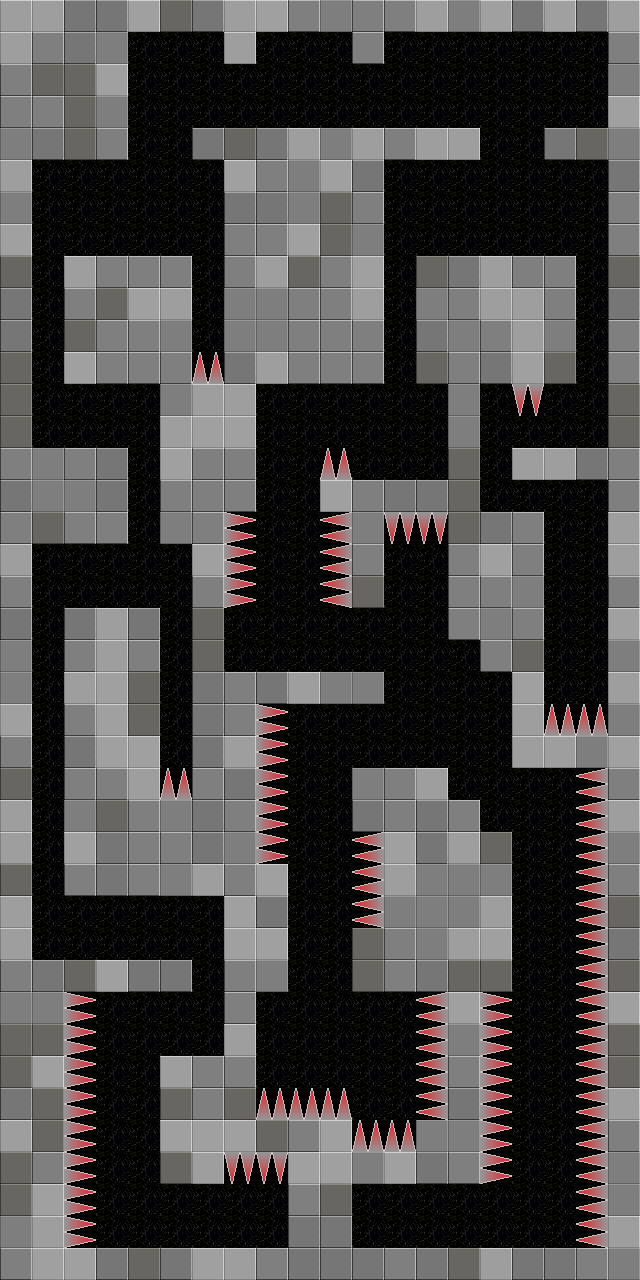

This is a level from a 2D game, rendered from its Tiled map with the project's own tilesets. A one-line summary and the map file follow, with tile-layer data summarised:
An orthogonal 20x40 tile map with 32x32 px tiles, 1 tile layer (tileLayer1) and 2 objects (Start, End).

<map version="1.0" orientation="orthogonal" width="20" height="40" tilewidth="32" tileheight="32">
 <tileset firstgid="1" source="tilesMap.tsx" />
 <layer name="tileLayer1" width="20" height="40">
  <data>[800 cells, 800 non-empty, 12 distinct tile ids]</data>
 </layer>
 <objectgroup name="objLayer1" width="20" height="40">
  <object name="playerStart" type="Start" x="271" y="47" width="77" height="50" />
  <object name="end" type="End" x="359" y="1209" width="58" height="43" />
 </objectgroup>
</map>
